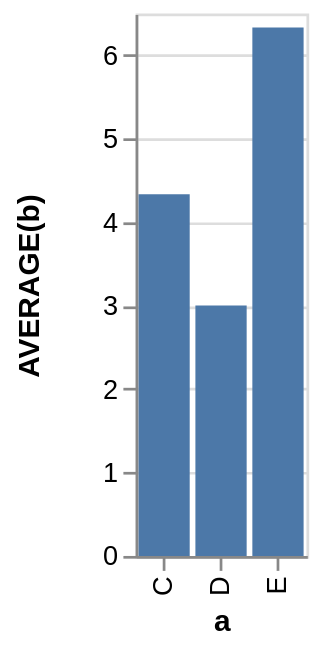

Vega-Lite specification stored for this chart:
### Vega specification from a JSON file in a GitHub repository (floating-point values rounded to 4 significant figures)
{"$schema": "https://vega.github.io/schema/vega/v3.0.json", "autosize": "pad", "padding": 5, "height": 200, "style": "cell", "data": [{"name": "source_0", "values": [{"a": "C", "b": 2}, {"a": "C", "b": 7}, {"a": "C", "b": 4}, {"a": "D", "b": 1}, {"a": "D", "b": 2}, {"a": "D", "b": 6}, {"a": "E", "b": 8}, {"a": "E", "b": 4}, {"a": "E", "b": 7}], "format": {"type": "json"}}, {"name": "data_0", "source": "source_0", "transform": [{"type": "formula", "expr": "toNumber(datum[\"b\"])", "as": "b"}, {"type": "aggregate", "groupby": ["a"], "ops": ["average"], "fields": ["b"], "as": ["average_b"]}]}], "signals": [{"name": "x_step", "value": 21}, {"name": "width", "update": "bandspace(domain('x').length, 0.1, 0.05) * x_step"}], "marks": [{"name": "marks", "type": "rect", "style": ["bar"], "from": {"data": "data_0"}, "encode": {"update": {"x": {"scale": "x", "field": "a"}, "width": {"scale": "x", "band": true}, "y": {"scale": "y", "field": "average_b"}, "y2": {"scale": "y", "value": 0}, "fill": {"value": "#4c78a8"}}}}], "scales": [{"name": "x", "type": "band", "domain": {"data": "data_0", "field": "a", "sort": true}, "range": {"step": {"signal": "x_step"}}, "paddingInner": 0.1, "paddingOuter": 0.05}, {"name": "y", "type": "linear", "domain": {"data": "data_0", "field": "average_b"}, "range": [{"signal": "height"}, 0], "nice": true, "zero": true}], "axes": [{"scale": "x", "orient": "bottom", "title": "a", "zindex": 1, "encode": {"labels": {"update": {"angle": {"value": 270}, "align": {"value": "right"}, "baseline": {"value": "middle"}}}}}, {"scale": "y", "orient": "left", "labelOverlap": true, "tickCount": {"signal": "ceil(height/40)"}, "title": "AVERAGE(b)", "zindex": 1}, {"scale": "y", "orient": "left", "domain": false, "grid": true, "labels": false, "maxExtent": 0, "minExtent": 0, "tickCount": {"signal": "ceil(height/40)"}, "ticks": false, "zindex": 0, "gridScale": "x"}], "config": {"axisY": {"minExtent": 30}}}
